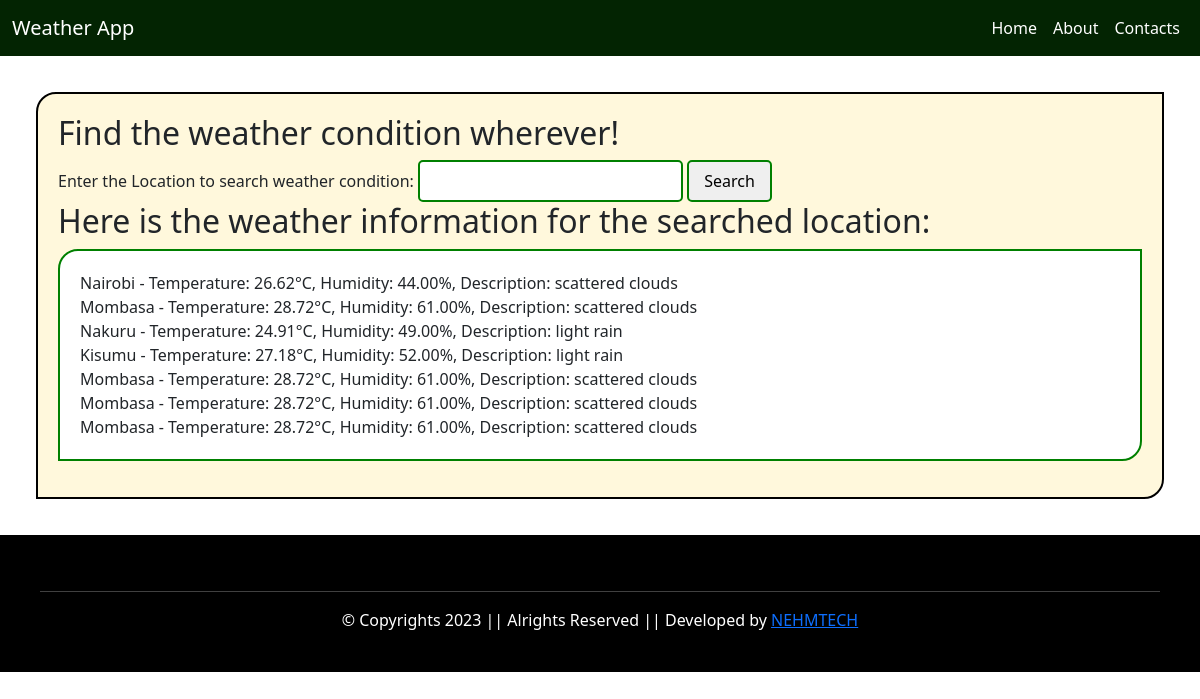
The page / on the database its author committed.
### weatherApp/models.py (models this page shows, shortened)
class Weather(models.Model):
    location = models.CharField(max_length=150)
    temperature = models.DecimalField(max_digits=5, decimal_places=2)
    humidity = models.DecimalField(max_digits=5, decimal_places=2)
    description = models.TextField()

### weatherApp/views.py (the view, shortened to what this page needs)
# urls.py: 2. Add a URL to urlpatterns:  path('', views.home, name='home')
def home(request):
    weather_data = None
    weather_data = Weather.objects.all()
    return render (request, 'weather.html', {'weather_data':weather_data})

### templates/weather.html (shortened to what this page needs)
{% extends "base.html" %}
{% load static %}
{% block content %}
<section>
<h2>Find the weather condition wherever!</h2>
<form method="post">
    <label for="location">Enter the Location to search weather condition:</label>
    <input type="text" id="location" name="location">
    <button type="submit">Search</button>
</form>
<h2>Here is the weather information for the searched location:</h2>
<ul>
    {% for weather in weather_data %}
    <li>{{weather.location}} - Temperature:
        {{weather.temperature}}°C, Humidity: {{weather.humidity}}%,
         Description: {{weather.description}} </li>
         {% empty %}
         <li>No weather data available, try searching location.</li>
         {% endfor%}
</ul>
</section>
{% endblock content %}

### templates/base.html (shortened to what this page needs)
{% load static %}
<!DOCTYPE html>
<html lang="en">
<head>
    <link rel="stylesheet" href="https://cdn.jsdelivr.net/npm/bootstrap@5.3.2/dist/css/bootstrap.min.css">
    <link rel="stylesheet" href="{% static 'style.css' %}">
</head>
<body>
    <nav class="navbar navbar-expand-lg ">
        <div class="container-fluid">
          <div class="card-main">
          <a class="navbar-brand" href="#">Weather App</a>
          </div>
          <div class="card-main">
          <div class="collapse navbar-collapse" id="navbarSupportedContent">
            <ul class="navbar-nav me-auto mb-2 mb-lg-0">
              <li class="nav-item" >
                <a class="nav-link " aria-current="page" href="#">Home</a>
              </li>
              <li class="nav-item">
                <a class="nav-link" href="#">About</a>
              </li>
              <li class="nav-item">
                <a class="nav-link" href="#">Contacts</a>
              </li>
          </div>
        </div>
        </div>
      </nav>
    {% block content %}
    {% endblock content %}
<footer>
  <hr>
  <span>&copy Copyrights 2023 || Alrights Reserved || Developed by <a href="https://nehmtech.com/">NEHMTECH</a></span></footer>
</body>
</html>

### weatherApp/static/style.css (style rules this page uses)
* { list-style-type: none; box-sizing: border-box; margin: 0; padding: 0; text-decoration: none; }
section { margin: 3%; background-color: cornsilk; border-radius: 20px 0; border: 2px solid black; padding: 20px; }
input, button { border: 2px solid green; padding: 7px 15px; border-radius: 5px; }
section ul { background-color: white; border-radius: 20px 0; border: 2px solid green; padding: 20px; }
footer { background-color: black; padding: 40px; color: white; text-align: center; }
.navbar { background-color: rgb(3, 36, 2); color: white; }
.navbar a { transition: all .2s ease-in; color: white; }

### rows shown on the page
Weather: location "Nairobi", temperature "26.62", humidity "44.00", description "scattered clouds"
Weather: location "Mombasa", temperature "28.72", humidity "61.00", description "scattered clouds"
Weather: location "Nakuru", temperature "24.91", humidity "49.00", description "light rain"
Weather: location "Kisumu", temperature "27.18", humidity "52.00", description "light rain"
Weather: location "Mombasa", temperature "28.72", humidity "61.00", description "scattered clouds"
Weather: location "Mombasa", temperature "28.72", humidity "61.00", description "scattered clouds"
Weather: location "Mombasa", temperature "28.72", humidity "61.00", description "scattered clouds"
